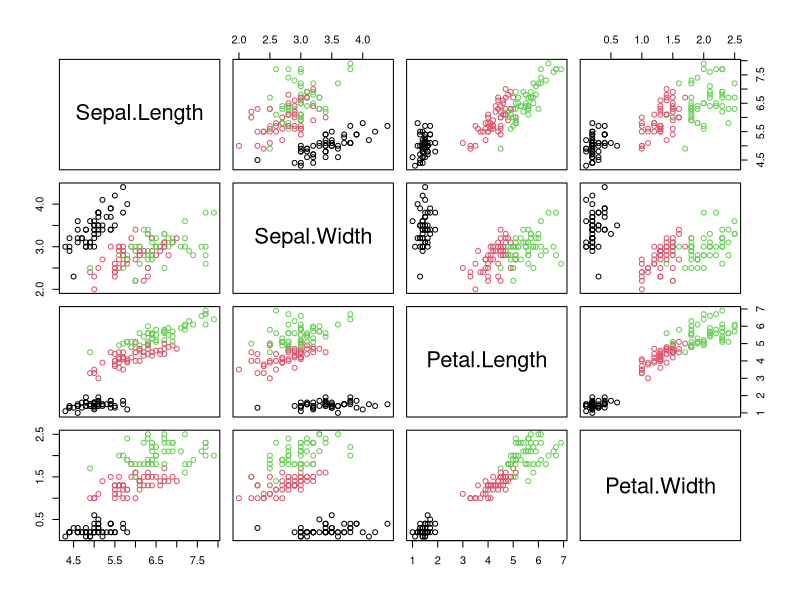
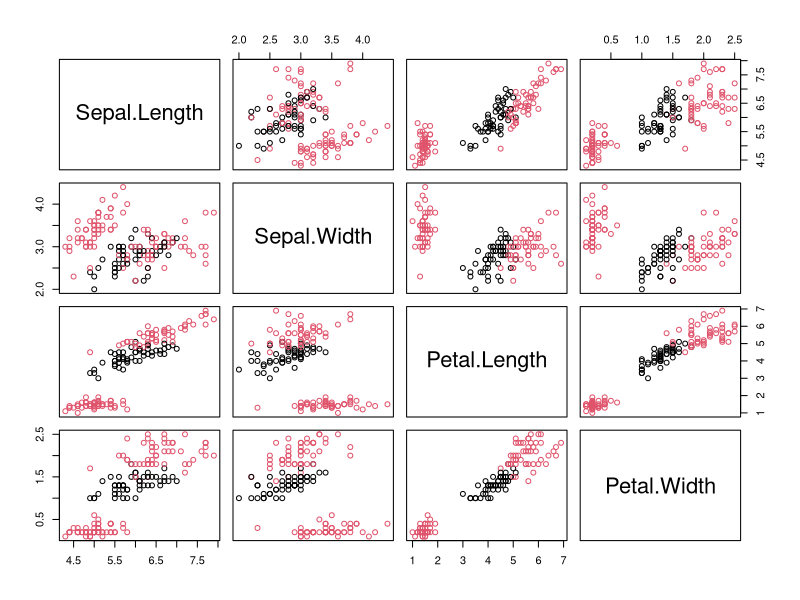

Write R code to recreate these figures, in order.
#### mclustDA ####
#install.packages('mclust')
library(mclust)
data("iris")
nrow(iris)
iris <- iris[sample(1:150,150),]
irisX <- iris[,-(5)]
irisY <- iris[,-(1:4)]
test_idx <- 1:50
train.X <- irisX[-test_idx,]
test.X <- irisX[test_idx,]
train.Y <-irisY[-test_idx]
test.Y <- irisY[test_idx]

iris.mclustDA <- MclustDA(train.X, train.Y, modelType="EDDA", modelNames="VVV")
summary(iris.mclustDA, parameters=TRUE)
summary(iris.mclustDA, newdata = test.X, newclass = test.Y)

# compared to knn : 

library(class)
knn.pred <- knn(train.X, test.X, train.Y, k=3)
table(knn.pred, test.Y)
1  - mean(knn.pred == test.Y)


# plot iris
plot(iris[,1:4], col=iris$Species)

# obj : predict versicolor (use of modelType in MclustDA)
iris$Versicolor[iris$Species == 'versicolor'] <- 1
iris$Versicolor[iris$Species != 'versicolor'] <- 2

plot(iris[,1:4], col=iris$Versicolor)
 
irisX <- iris[,-c(5,6)]
irisY <- iris[,-(1:5)]
test_idx <- 1:50
train.X <- irisX[-test_idx,]
test.X <- irisX[test_idx,]
train.Y <-irisY[-test_idx]
test.Y <- irisY[test_idx]

iris.mclustDA <- MclustDA(train.X, train.Y, modelType="MclustDA", modelNames="EEE")
summary(iris.mclustDA, parameters=TRUE)
summary(iris.mclustDA, newdata = test.X, newclass = test.Y)



iris.lda <- MclustDA(train.X, train.Y, modelType="EDDA", modelNames="EEE")
summary(iris.lda, parameters=TRUE)
summary(iris.lda, newdata = test.X, newclass = test.Y)
